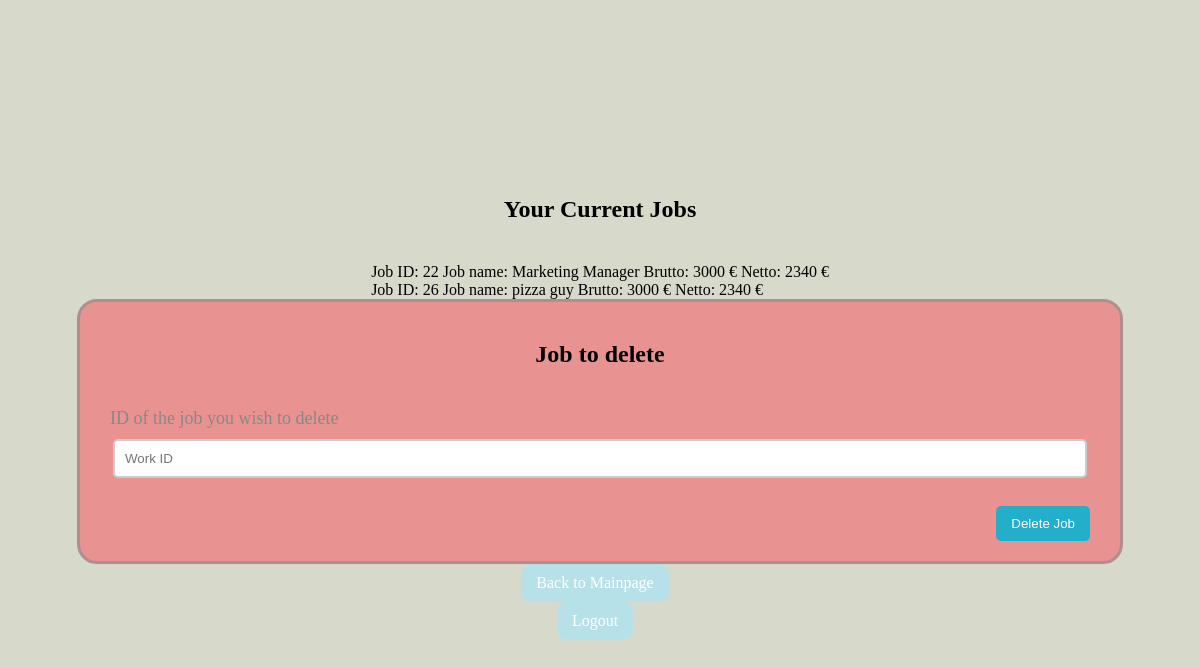
/del_work.php (signed in), run on an earlier commit of the app's database.
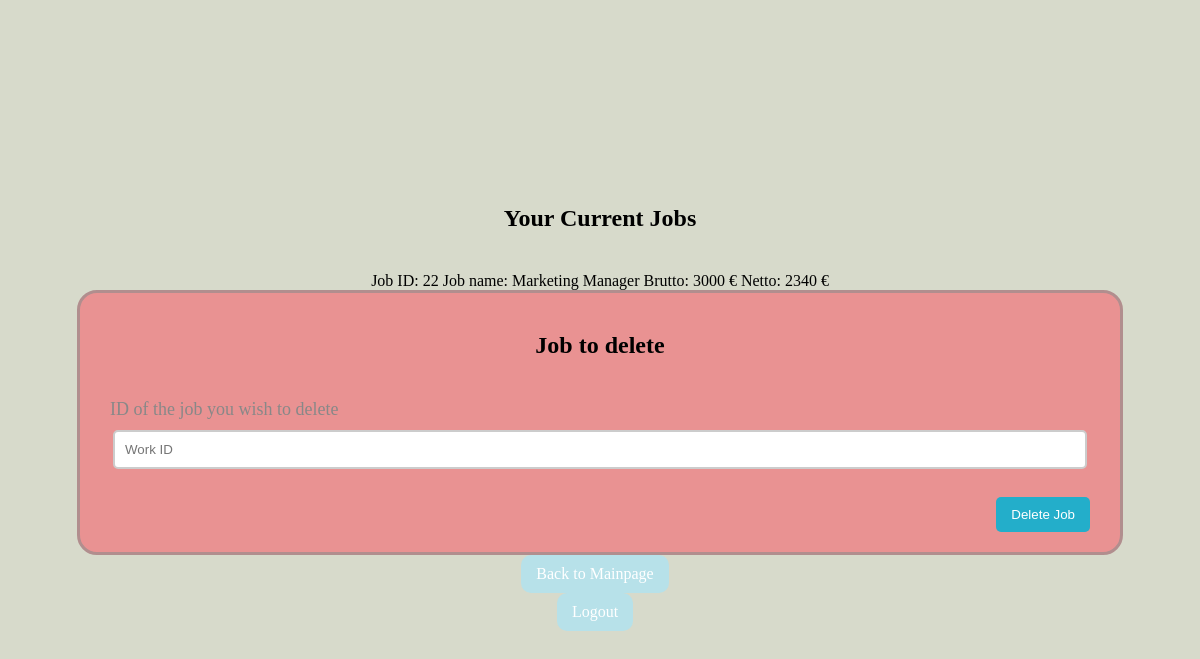
And on a later commit of the database.
### tables this page shows
CREATE TABLE `Workplaces` (
  `cust_id` int(11) NOT NULL,
  `temporary` tinyint(1) NOT NULL,
  `earnings_brutto` int(11) NOT NULL,
  `earnings_netto` int(11) UNSIGNED NOT NULL DEFAULT 0,
  `name` varchar(255) NOT NULL,
  `work_id` int(11) NOT NULL
);

### del_work.php (the view, shortened to what this page needs)
<?php
include "db_conn.php";
if (isset($_SESSION['iban']) && isset($_SESSION['cust_id'])) {
     $cust_id = $_SESSION['cust_id'];
     $sql = "SELECT * FROM Workplaces WHERE cust_id ='$cust_id'";
 ?>
<!DOCTYPE html>
<html>
<head>
    <link rel="stylesheet" type="text/css" href="style.css">
</head>
<body>
     <h2>Your Current Jobs</h2>
     <?php
        $result = mysqli_query($conn, $sql);
        if ($result->num_rows > 0) {
            while($row = $result->fetch_assoc()) {
              echo "Job ID: ".$row["work_id"] ."  Job name:  ".$row["name"]. "  Brutto: " . $row["earnings_brutto"]. " €        Netto:  " . $row["earnings_netto"]. " €<br>";
            }
          } else {
            echo "No current jobs";
          }
          ?>
    <form action="del_work_script.php" method="post">
        <h2>Job to delete</h2>
        <label>ID of the job you wish to delete</label>
        <input type="number" name="work_id" placeholder="Work ID"><br>
        <button type="submit">Delete Job</button>
    </form>
     <a href="home.php">Back to Mainpage</a>
     <a href="logout.php">Logout</a>
</body>
</html>
<?php
}else{
     header("Location: index.php");
     exit();
}
 ?>

### style.css (style rules this page uses)
body { background: #d7dacb; display: flex; justify-content: center; align-items: center; height: 100vh; flex-direction: column; }
* { box-sizing: padding-box; }
form { width: 1000px; border: 3px solid rgb(177, 142, 142); padding: 20px; background: rgb(233, 146, 146); border-radius: 20px; }
h2 { text-align: center; margin-bottom: 40px; }
input { display: block; border: 2px solid #ccc; width: 95%; padding: 10px; margin: 10px auto; border-radius: 5px; }
label { color: #888; font-size: 18px; padding: 10px; }
button { float: right; background: rgb(35, 174, 202); padding: 10px 15px; color: #fff; border-radius: 5px; margin-right: 10px; border: none; }
a { float: right; background: rgb(183, 225, 233); padding: 10px 15px; color: #fff; border-radius: 10px; margin-right: 10px; border: none; text-decoration: none; }

What changed in the data, as far as the page shows it:
removed workplaces: work_id "26", name "pizza guy", earnings_brutto "3000", earnings_netto "2340"
